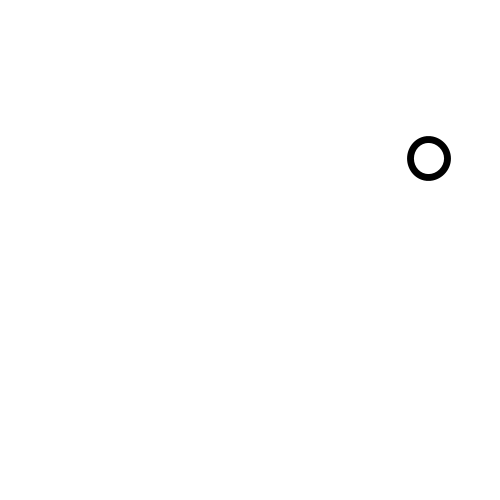
Frame 1 (no input)
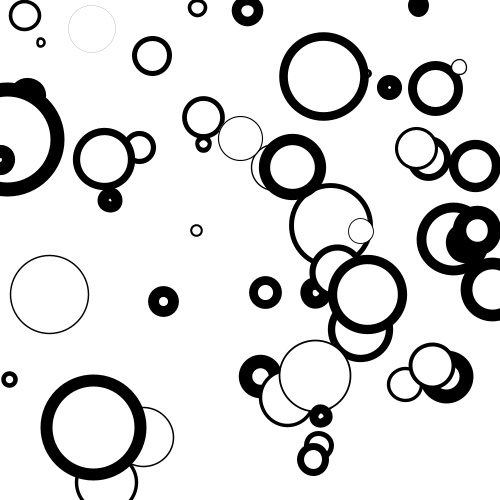
Frame 60 (the mouse pressed at the canvas centre just before this capture)
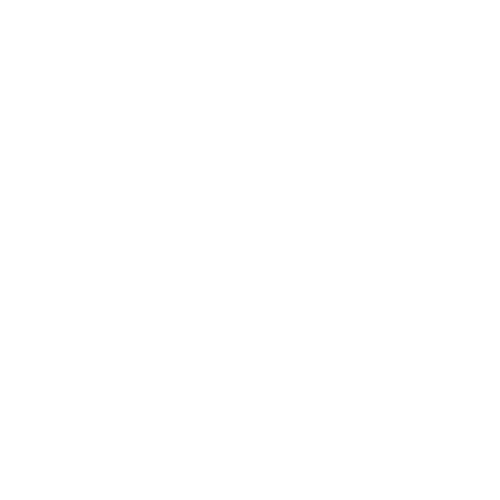
Frame 120 (the mouse held since frame 60 and released just before this capture)

The Processing sketch that drew these frames (run headless with seeded random() and noise(); from frame 60 on, the mouse is pressed at the canvas centre):

// Processing sketch: sketch8
// ── sketch8.pde
void setup(){
  frameRate(30);
  size(500,500);
  smooth();
  background(255);
}

void draw(){
  float size = 33 + 30*randomGaussian();//random(3,100);
  float x = random(500), y = random(500);
  float strength = random(15);
  
  strokeWeight(strength);
  ellipse(x,y,size,size);
  
  if(mousePressed){
    background(255);
  }
}
